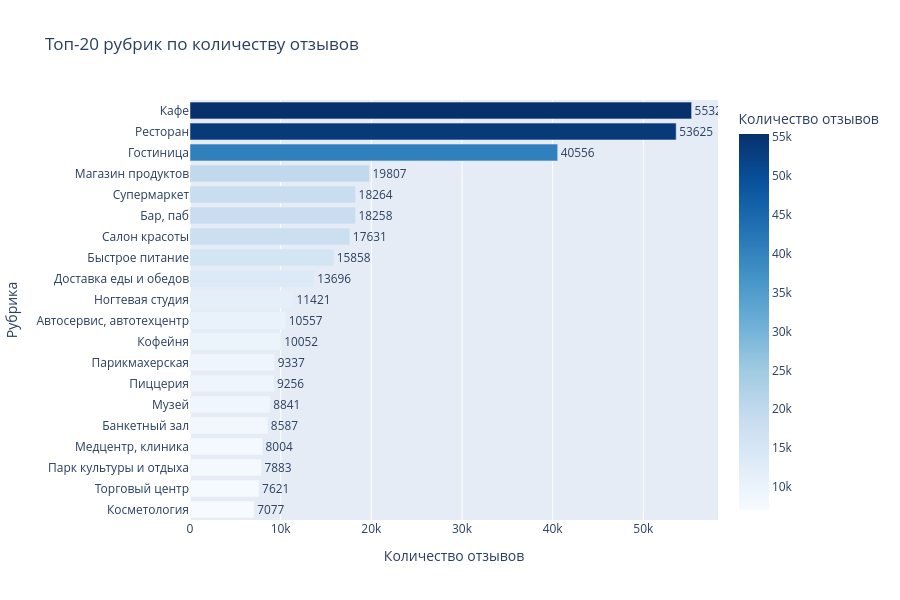

The cell this chart's notebook holds for it:
### Code cell
all_rubrics = []

for items in data_clean['rubrics_list']:
    all_rubrics.extend(items)

rubric_counts = Counter(all_rubrics)
top_rubrics = rubric_counts.most_common(20)

df_top = pd.DataFrame(top_rubrics, columns=['rubric', 'count'])
df_top = df_top.sort_values('count', ascending=True)

fig = px.bar(df_top, x='count', y='rubric', orientation='h', text_auto='.0f',
             color='count', color_continuous_scale='Blues',
             title='Топ-20 рубрик по количеству отзывов',
             labels={'count': 'Количество отзывов', 'rubric': 'Рубрика'}, height=600)
fig.update_layout(yaxis={'categoryorder': 'total ascending'})
fig.update_traces(textposition='outside')
fig.show()

### Figure 1 — Plotly figure (JSON) as saved in the notebook; plotly's stock layout.template omitted (floating-point values rounded to 4 significant figures)
{"data": [{"hovertemplate": "Количество отзывов=%{marker.color}<br>Рубрика=%{y}<extra></extra>", "legendgroup": "", "marker": {"color": [7077, 7621, 7883, 8004, 8587, 8841, 9256, 9337, 10052, 10557, 11421, 13696, 15858, 17631, 18258, 18264, 19807, 40556, 53625, 55326], "coloraxis": "coloraxis", "pattern": {"shape": ""}}, "name": "", "orientation": "h", "showlegend": false, "textposition": "outside", "texttemplate": "%{x:.0f}", "type": "bar", "x": [7077, 7621, 7883, 8004, 8587, 8841, 9256, 9337, 10052, 10557, 11421, 13696, 15858, 17631, 18258, 18264, 19807, 40556, 53625, 55326], "xaxis": "x", "y": ["Косметология", "Торговый центр", "Парк культуры и отдыха", "Медцентр, клиника", "Банкетный зал", "Музей", "Пиццерия", "Парикмахерская", "Кофейня", "Автосервис, автотехцентр", "Ногтевая студия", "Доставка еды и обедов", "Быстрое питание", "Салон красоты", "Бар, паб", "Супермаркет", "Магазин продуктов", "Гостиница", "Ресторан", "Кафе"], "yaxis": "y"}], "layout": {"barmode": "relative", "coloraxis": {"colorbar": {"title": {"text": "Количество отзывов"}}, "colorscale": [[0, "rgb(247,251,255)"], [0.125, "rgb(222,235,247)"], [0.25, "rgb(198,219,239)"], [0.375, "rgb(158,202,225)"], [0.5, "rgb(107,174,214)"], [0.625, "rgb(66,146,198)"], [0.75, "rgb(33,113,181)"], [0.875, "rgb(8,81,156)"], [1, "rgb(8,48,107)"]]}, "height": 600, "legend": {"tracegroupgap": 0}, "title": {"text": "Топ-20 рубрик по количеству отзывов"}, "xaxis": {"anchor": "y", "domain": [0, 1], "title": {"text": "Количество отзывов"}}, "yaxis": {"anchor": "x", "categoryorder": "total ascending", "domain": [0, 1], "title": {"text": "Рубрика"}}}}
